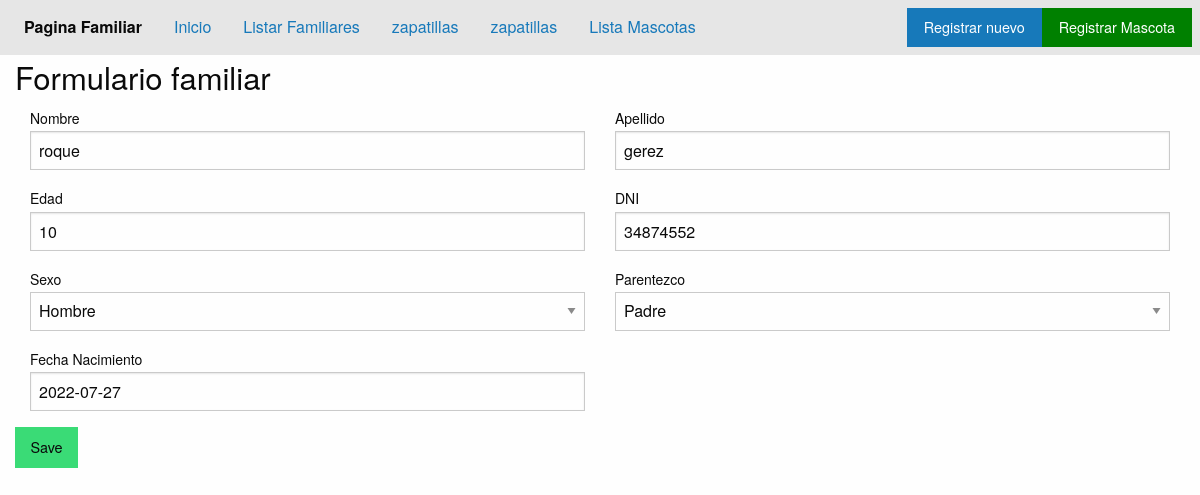
Page /update/7/ on the committed database.
### applications/familia/models.py (models this page shows, shortened)
class Familia(models.Model):
    Sex_choises=(
        ('0', 'Hombre'),
        ('1', 'Mujer'),
        ('2', 'otro'),
    )
    type_family_chises=(
    ('0', 'Padre'),
    ('1', 'Madre'),
    ('2', 'Hijo'),
    ('3', 'Cuñao'),
    )
    nombre = models.CharField('Nombre: ', max_length=20)
    apellido = models.CharField('Apellido', max_length=10)
    edad = models.PositiveIntegerField()
    sexo = models.CharField('Sexo', max_length=1, choices=Sex_choises)
    parentezco = models.CharField('Parentezco Familiar:', max_length=1, choices=type_family_chises)
    dni = models.CharField('DNI:', max_length=10)
    fecha_nac = models.DateField('Fecha Nacimiento: ', blank=True, null=True)

### applications/familia/views.py (the view)
# urls.py: path('update/<pk>/', views.FamiliaUpdateView.as_view(), name='Update'),
class FamiliaUpdateView(UpdateView):
    model = Familia
    template_name = "familia/update.html"
    form_class=FamiliaForm
    success_url =  reverse_lazy('familia_app:ListaFamiliares')

### applications/familia/forms.py
class FamiliaForm(forms.ModelForm):
    class Meta:
        model = Familia
        fields = ('__all__')
        widgets={
            'fecha_nac':forms.TextInput(
                attrs={
                    'placeholder':'27/07/2013'
                }
            ),
            'nombre':forms.TextInput(
                attrs={
                    'placeholder':'Ingresa tu nombre en MAYUSCULAS'
                }
            )
        }

### templates/familia/update.html (shortened to what this page needs)
{% extends 'home.html' %}
{% load static %}
{% block content %}
{% include 'includes/header.html' %}
<div class="grid-container">
    <h3>Formulario familiar</h3>
    <form method="post">{% csrf_token %}
        <div class="grid-x grid-padding-x">
            <div class="medium-6 cell">
                <label>Nombre
                    {{form.nombre}}
                </label>
            </div>
            <div class="medium-6 cell">
                <label>Apellido
                    {{form.apellido}}
                </label>
            </div>
            <div class="medium-6 cell">
                <label>Edad
                    {{form.edad}}
                </label>
            </div>
            <div class="medium-6 cell">
                <label>DNI
                    {{form.dni}}
                </label>
            </div>
            <div class="medium-6 cell">
                <label>Sexo
                    {{form.sexo}}
                </label>
            </div>
            <div class="medium-6 cell">
                <label>Parentezco
                    {{form.parentezco}}
                </label>
            </div>
            <div class="medium-6 cell">
                <label>Fecha Nacimiento
                    {{form.fecha_nac}}
                </label>
            </div>
        </div>
        <div class="medium-6 cell">
            <button class="submit success button">Save</button>
        </div>
    </form>
</div>
{% endblock content %}

### rows in the picture
Familia: nombre "roque", apellido "gerez", edad "10", dni "34874552", sexo "Hombre", parentezco "Padre", fecha_nac "2022-07-27"
